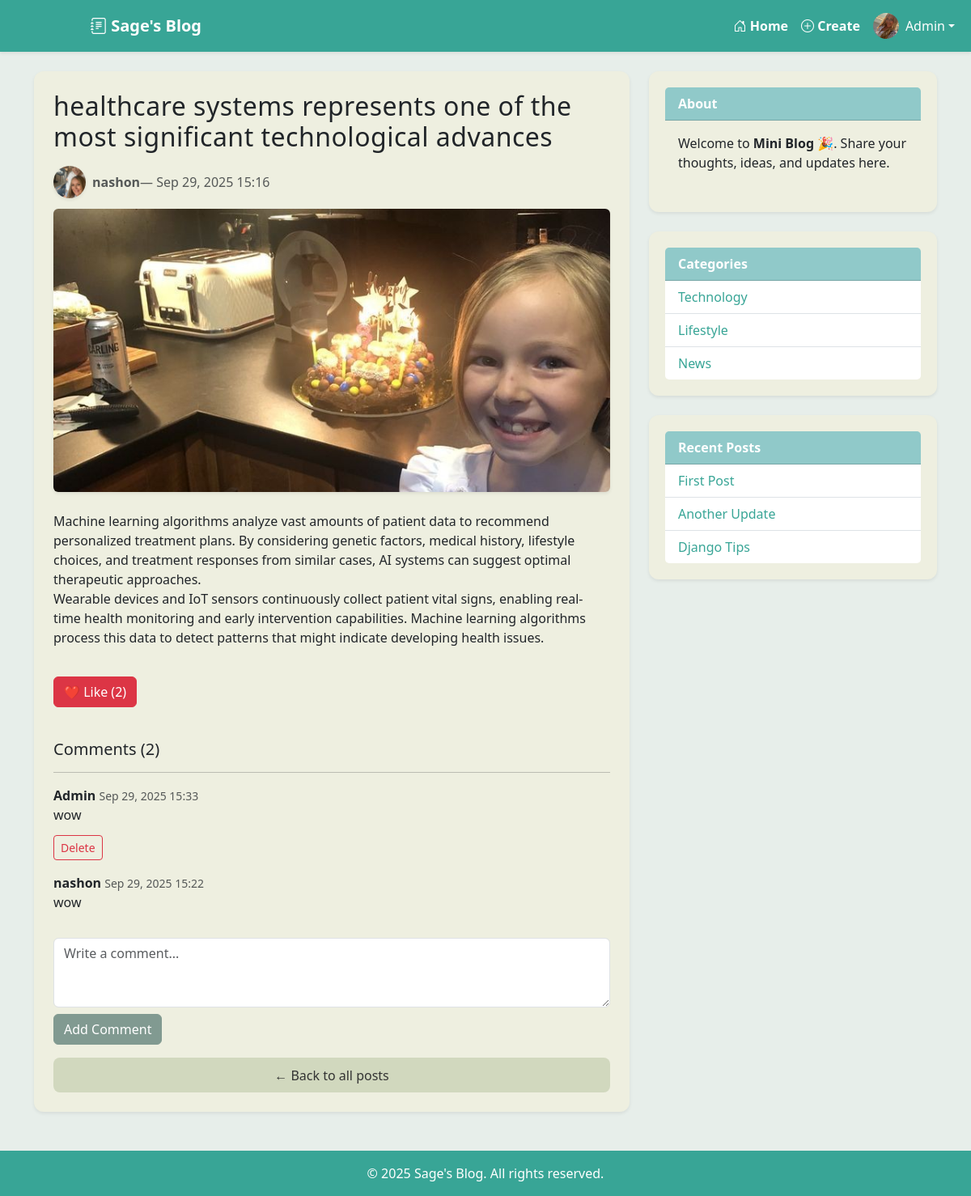
/post/19/ (signed in), run on the app's committed database.
### blog/models.py (models this page shows, shortened)
class Profile(models.Model):
    user = models.OneToOneField(User, on_delete=models.CASCADE, related_name='profile')
    bio = models.TextField(blank=True)
    avatar = models.ImageField(upload_to="profile_pics/", blank=True, null=True)
    remove_avatar = models.BooleanField(default=False)
    website = models.URLField(blank=True, null=True)
    location = models.CharField(max_length=100, blank=True, null=True)
    birth_date = models.DateField(blank=True, null=True)

class Post(models.Model):
    title = models.CharField(max_length=200)
    content = models.TextField()
    author = models.ForeignKey(settings.AUTH_USER_MODEL, on_delete=models.CASCADE)
    image = models.ImageField(upload_to="post_images/", blank=True, null=True)
    created = models.DateTimeField(default=timezone.now)
    updated = models.DateTimeField(auto_now=True)
    published = models.BooleanField(default=True)
    class Meta:
        ordering = ['-created']

class Comment(models.Model):
    post = models.ForeignKey("Post", on_delete=models.CASCADE, related_name="comments")
    user = models.ForeignKey(User, on_delete=models.CASCADE)
    content = models.TextField()
    created = models.DateTimeField(auto_now_add=True)

### blog/views.py (the view)
# urls.py: path("post/<int:pk>/", views.post_detail, name="post_detail"),
def post_detail(request, pk):
    post = get_object_or_404(Post, pk=pk)
    comments = post.comments.all().order_by("-created")
    is_liked = False
    if request.user.is_authenticated:
        is_liked = post.likes.filter(user=request.user).exists()
    if request.method == "POST":
        form = CommentForm(request.POST)
        if form.is_valid() and request.user.is_authenticated:
            comment = form.save(commit=False)
            comment.post = post
            comment.user = request.user
            comment.save()
            return redirect("post_detail", pk=pk)
    else:
        form = CommentForm()
    return render(request, "blog/post_detail.html", {
        "post": post,
        "comments": comments,
        "form": form,
        "is_liked": is_liked,
        "total_likes": post.likes.count(),
    })

### blog/forms.py
class CommentForm(forms.ModelForm):
    class Meta:
        model = Comment
        fields = ["content"]
        widgets = {
            "content": forms.Textarea(attrs={"rows": 3, "class": "form-control", "placeholder": "Write a comment..."}),
        }

### blog/templates/blog/post_detail.html (shortened to what this page needs)
{% extends 'base.html' %}
{% load static %}
{% block content %}
  <div class="card shadow-sm p-4 mb-4">
    <h2 class="mb-3">{{ post.title }}</h2>
    <p class="text-muted d-flex align-items-center">
      {% if post.author.profile.avatar %}
        <img src="{{ post.author.profile.avatar.url }}"
             alt="{{ post.author.username }}'s avatar"
             class="rounded-circle me-2 shadow-sm"
             width="40" height="40" style="object-fit: cover;">
      {% else %}
        <img src="{% static 'profile_pics/default.webp' %}"
             alt="Default avatar"
             class="rounded-circle me-2 shadow-sm"
             width="40" height="40" style="object-fit: cover;">
      {% endif %}
      <strong>{{ post.author }}</strong> — {{ post.created|date:"M d, Y H:i" }}
    </p>
    {% if post.image %}
      <div class="mb-4">
        <img src="{{ post.image.url }}"
             alt="Post image"
             class="img-fluid rounded shadow-sm w-100"
             style="max-height: 350px; object-fit: cover;">
      </div>
    {% endif %}
    <div class="mb-4">
      {{ post.content|linebreaks }}
    </div>
    <div class="mb-3">
      {% if user.is_authenticated %}
        <button id="like-btn"
                data-url="{% url 'ajax_post_like' post.pk %}"
                class="btn {% if is_liked %}btn-danger{% else %}btn-outline-danger{% endif %}">
          ❤️ Like (<span id="like-count">{{ total_likes }}</span>)
        </button>
      {% else %}
        <p><a href="{% url 'login' %}">Login</a> to like this post.</p>
      {% endif %}
    </div>
    <div class="mt-4">
      <h5>Comments (<span id="comment-count">{{ comments.count }}</span>)</h5>
      <hr>
      <div id="comment-list">
        {% for comment in comments %}
          <div class="mb-3 comment-item">
            <strong>{{ comment.user.username }}</strong>
            <small class="text-muted">{{ comment.created|date:"M d, Y H:i" }}</small>
            <p>{{ comment.content }}</p>
            {% if user == comment.user %}
              <button class="btn btn-sm btn-outline-danger delete-comment"
                      data-url="{% url 'ajax_delete_comment' comment.pk %}">
                Delete
              </button>
            {% endif %}
          </div>
        {% empty %}
          <p id="no-comments">No comments yet. Be the first!</p>
        {% endfor %}
      </div>
    </div>
    {% if user.is_authenticated %}
      <form id="comment-form" data-url="{% url 'ajax_post_comment' post.pk %}" class="mt-3">
        <textarea name="content" class="form-control mb-2" rows="3" placeholder="Write a comment..."></textarea>
        <button type="submit" class="btn btn-primary">Add Comment</button>
      </form>
    {% else %}
      <p><a href="{% url 'login' %}">Login</a> to comment.</p>
    {% endif %}
    <a href="{% url 'post_list' %}" class="btn btn-cancel mt-3">← Back to all posts</a>
  </div>
{% endblock %}

### templates/base.html (shortened to what this page needs)
{% load static %}
<!doctype html>
<html>
  <head>
    <link href="https://cdn.jsdelivr.net/npm/bootstrap@5.3.0/dist/css/bootstrap.min.css" rel="stylesheet">
    <link href="https://cdn.jsdelivr.net/npm/bootstrap-icons@1.11.3/font/bootstrap-icons.css" rel="stylesheet">
    <link rel="stylesheet" href="{% static 'css/styles.css' %}">
  </head>
  <body class="d-flex flex-column min-vh-100">
    <nav class="navbar navbar-expand-lg sticky-top bg-light shadow-sm">
      <div class="container-fluid">
        <a class="navbar-brand fw-bold" href="{% url 'post_list' %}">
          <i class="bi bi-journal-text"></i> Sage's Blog
        </a>
        <div class="collapse navbar-collapse" id="navbarNav">
          <ul class="navbar-nav ms-auto align-items-center">
            <li class="nav-item">
              <a class="nav-link fw-semibold" href="{% url 'post_list' %}">
                <i class="bi bi-house-door"></i> Home
              </a>
            </li>
            {% if user.is_authenticated %}
              <li class="nav-item">
                <a class="nav-link fw-semibold" href="{% url 'post_create' %}">
                  <i class="bi bi-plus-circle"></i> Create
                </a>
              </li>
              <li class="nav-item dropdown">
                <a class="nav-link dropdown-toggle d-flex align-items-center" href="#" id="profileDropdown"
                  role="button" data-bs-toggle="dropdown" aria-expanded="false">
                  {% if user.profile.avatar %}
                    <img src="{{ user.profile.avatar.url }}" alt="Profile"
                        class="rounded-circle me-lg-2" width="32" height="32" style="object-fit: cover;">
                  {% else %}
                    <img src="{% static 'profile_pics/default.webp' %}" alt="Default Profile"
                        class="rounded-circle me-lg-2" width="32" height="32" style="object-fit: cover;">
                  {% endif %}
                  <span class="d-none d-lg-inline">{{ user.username }}</span>
                </a>
              </li>
            {% endif %}
          </ul>
        </div>
      </div>
    </nav>
    <main class="container flex-grow-1 my-4">
      <div class="row g-4">
        <div class="col-md-8">
          {% block content %}{% endblock %}
        </div>
        <aside class="col-md-4">
          <div class="card mb-4 shadow-sm">
            <div class="card-header">About</div>
            <div class="card-body">
              <p>Welcome to <strong>Mini Blog</strong> 🎉. Share your thoughts, ideas, and updates here.</p>
            </div>
          </div>
          <div class="card mb-4 shadow-sm">
            <div class="card-header">Categories</div>
            <ul class="list-group list-group-flush">
              <li class="list-group-item"><a href="#">Technology</a></li>
              <li class="list-group-item"><a href="#">Lifestyle</a></li>
              <li class="list-group-item"><a href="#">News</a></li>
            </ul>
          </div>
          <div class="card shadow-sm">
            <div class="card-header">Recent Posts</div>
            <ul class="list-group list-group-flush">
              <li class="list-group-item"><a href="#">First Post</a></li>
              <li class="list-group-item"><a href="#">Another Update</a></li>
              <li class="list-group-item"><a href="#">Django Tips</a></li>
            </ul>
          </div>
        </aside>
      </div>
    </main>
    <footer class="text-center py-3 mt-auto">
      <p class="mb-0">&copy; {{ year|default:2025 }} Sage's Blog. All rights reserved.</p>
    </footer>
  </body>
</html>

### static/css/styles.css (style rules this page uses)
:root { --primary: #38a596; --secondary: #90c9c9; --accent: #26727f; --bg-light: #e7eeea; }
body { background-color: var(--bg-light); font-family: "Segoe UI", sans-serif; color: #333; }
.navbar { background-color: var(--primary) !important; }
.navbar-brand { margin-left: 100px; }
.navbar-brand, .navbar-nav .nav-link { color: white !important; font-weight: 500; }
.card { border: none; background-color: #fff; border-radius: 15px; transition: transform 0.2s ease; box-shadow: 0 2px 6px rgba(0,0,0,0.3); }
.card-header { background-color: var(--secondary); color: #fff; font-weight: 600; }
a { color: var(--primary); text-decoration: none; }
footer { background-color: var(--primary); color: white; }
.btn-cancel { background-color: #D1D8BE; border: none; border-radius: 0.5rem; padding: 0.6rem 1.2rem; font-weight: 500; color: #333; }
.card { background-color: #EEEFE0; border-radius: 12px; padding: 20px; }
.btn-primary { background-color: #819A91; border-color: #819A91; }
.card h2 { letter-spacing: 0.5px; }
.card p { margin-bottom: 0.8rem; }
.card a { text-decoration: none; }

### data on the page
Post: title "healthcare systems represents one of the most significant technological advances", author.profile.avatar (picture), author "nashon", created "Sep 29, 2025 15:16", image (picture), content "Machine learning algorithms analyze vast amounts of patient data to recommend personalized treatment plans. By considering genetic factors, medical history, lifestyle choices, and treatment responses from similar cases, AI systems can suggest optimal therapeutic approaches. Wearable devices and IoT sensors continuously collect patient vital signs, enabling real-time health monitoring and early intervention capabilities. Machine learning algorithms process this data to detect patterns that might indicate developing health issues."
Comment: user.username "Admin", created "Sep 29, 2025 15:33", content "wow", shows "Delete"
Comment: user.username "nashon", created "Sep 29, 2025 15:22", content "wow"

### other printed values
{{ user.username }} "Admin"
{{ total_likes }} "2"
{{ comments.count }} "2"
{{ year|default:2025 }} "2025"
